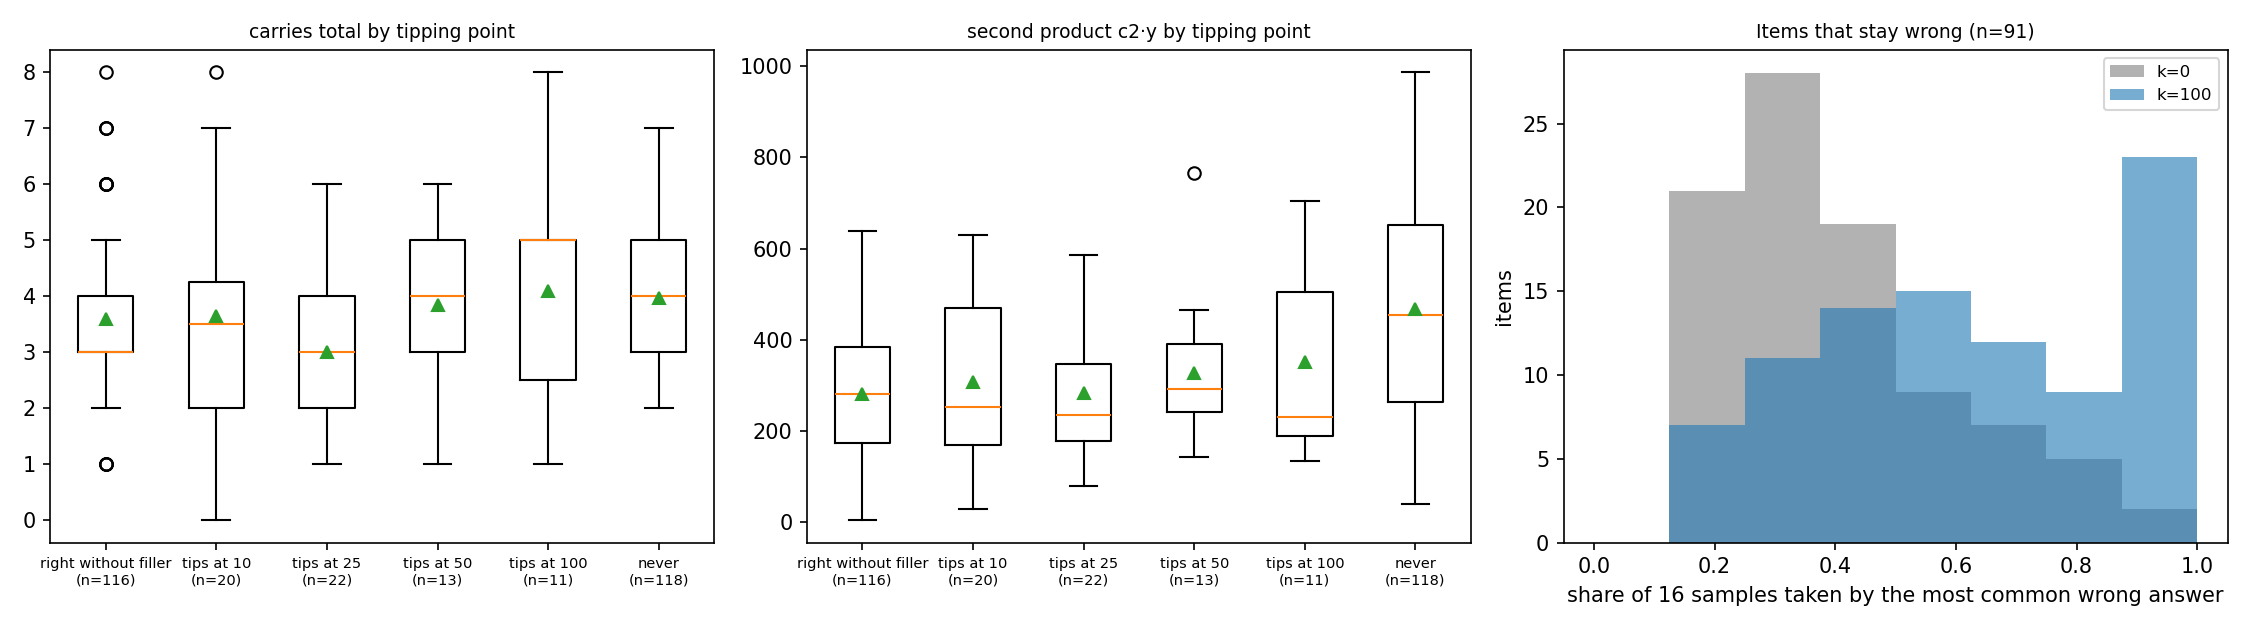

Source code (Python):
"""Follow-up: (1) does an item's tipping point track arithmetic difficulty? (2) do items that stay
wrong give the same wrong answer every time?  Existing data only, no API calls.

Run: python scripts/followup_tipping.py
Tipping point = smallest filler length k in (0, 10, 25, 50, 100) at which the item's pass rate
(16 samples, T=1) is >= 75%; "never" if none. The 81 items not in the dose-response run were at
>= 15/16 at both k=0 and k=100 and count as tipping at 0.
Chain: x -> c1*x -> y = c1*x +/- k1 -> c2*y -> z = c2*y +/- k2.
Writes data/results/followup_tipping.json and scripts/followup_tipping.png.
"""
import json
import re
from collections import Counter
from pathlib import Path

import matplotlib
matplotlib.use("Agg")
import matplotlib.pyplot as plt
import numpy as np
import pandas as pd
from scipy.stats import kruskal, mannwhitneyu, spearmanr

ROOT = Path(__file__).resolve().parents[1]
RES = ROOT / "data" / "results"
COEF = {"twice": 2, "three times": 3}
EXPR = re.compile(r"^(.+) the number for (\w+) (plus|minus) (\d+)$")
KS = [0, 10, 25, 50, 100]
out = {}


def mul_carries(a, c):
    n = carry = 0
    while a:
        carry = (a % 10 * c + carry) // 10
        n += carry > 0
        a //= 10
    return n


def addsub_carries(a, b, op):
    n = carry = 0
    while a or b:
        da, db = a % 10, b % 10
        carry = int(da + db + carry >= 10) if op == "plus" else int(da - db - carry < 0)
        n += carry
        a, b = a // 10, b // 10
    return n


items = {it["idx"]: it for it in map(json.loads, open(ROOT / "data/tasks/eval.jsonl")) if it["idx"] < 300}
feat = []
for i, it in items.items():
    w, ref, op1, k1 = EXPR.match(dict(map(tuple, it["definitions"]))[it["queried_term"]]).groups()
    c1, k1, ch, c2, op2, k2 = COEF[w], int(k1), it["chain"], it["coefficient"], it["operation"], it["constant"]
    carries = [mul_carries(ch["x"], c1), addsub_carries(ch["c1x"], k1, op1), mul_carries(ch["y"], c2), addsub_carries(ch["c2y"], k2, op2)]
    feat.append({"idx": i, "carries total": sum(carries), "carries, first hop": carries[0] + carries[1], "carries, second hop": carries[2] + carries[3],
                 "digits in y": len(str(ch["y"])), "digits in answer": len(str(ch["answer"])), "first product c1·x": ch["c1x"],
                 "second product c2·y": ch["c2y"], "c1 = 3": int(c1 == 3), "c2 = 3": int(c2 == 3),
                 "subtractions": int(op1 == "minus") + int(op2 == "minus"), "x": ch["x"], "y": ch["y"]})
feat = pd.DataFrame(feat).set_index("idx")
FEATURES = [c for c in feat.columns]

p3 = pd.DataFrame(json.loads(l) for l in open(RES / "phase3_M300.jsonl"))
p3 = p3[p3.cond.isin(["k0_T1.0", "F_T1.0"])].assign(k=lambda d: np.where(d.cond == "k0_T1.0", 0, 100))
dose = pd.DataFrame(json.loads(l) for l in open(RES / "followup_dose.jsonl"))
allk = pd.concat([p3[["idx", "k", "sample", "parsed", "answer", "correct"]], dose[["idx", "k", "sample", "parsed", "answer", "correct"]]])
rate = allk.pivot_table(index="idx", columns="k", values="correct", aggfunc="mean")
for k in (10, 25, 50):  # items skipped in the dose run were at ceiling at both ends
    rate[k] = rate[k].fillna(1.0)
rate = rate[KS]
tip = rate.apply(lambda r: next((k for k in KS if r[k] >= 0.75), np.inf), axis=1)
order = {0: 0, 10: 1, 25: 2, 50: 3, 100: 4, np.inf: 5}
d = feat.join(tip.rename("tip")).assign(rank=lambda x: x.tip.map(order))
labels = {0: "right without filler", 10: "tips at 10", 25: "tips at 25", 50: "tips at 50", 100: "tips at 100", np.inf: "never"}
d["group"] = d.tip.map(labels)
print("items by tipping point:", d.group.value_counts().reindex(labels.values()).to_dict())

# ---------------- 1. tipping point vs arithmetic difficulty ----------------
print("\n=== 1a. mean difficulty features by tipping point ===")
means = d.groupby("group")[FEATURES].mean().reindex(labels.values())
print(means.round(2).T.to_string())
out["feature_means_by_tip"] = means.round(3).to_dict("index")
out["counts"] = d.group.value_counts().to_dict()

print("\n=== 1b. Spearman correlation of each feature with the tipping rank ===")
wrong0 = d[d["rank"] >= 1]                 # not right without filler
flippers = d[(d["rank"] >= 1) & (d["rank"] <= 4)]  # tip at some filler length
out["spearman"] = {}
print(f"{'feature':24s} {'all 300 (0..never)':>22s} {'wrong at k=0: tip k..never':>28s} {'flippers only: tip k':>22s} {'flip vs never (MWU p)':>22s}")
for f in FEATURES:
    r_all, r_w, r_f = spearmanr(d[f], d["rank"]), spearmanr(wrong0[f], wrong0["rank"]), spearmanr(flippers[f], flippers["rank"])
    mw = mannwhitneyu(flippers[f], d[d["rank"] == 5][f])
    out["spearman"][f] = {"all": [float(r_all[0]), float(r_all[1])], "wrong_at_k0": [float(r_w[0]), float(r_w[1])],
                          "flippers": [float(r_f[0]), float(r_f[1])], "flip_vs_never_p": float(mw.pvalue),
                          "mean_flippers": float(flippers[f].mean()), "mean_never": float(d[d["rank"] == 5][f].mean())}
    print(f"{f:24s} {r_all[0]:+.2f} (p={r_all[1]:.2g}){'':6s} {r_w[0]:+.2f} (p={r_w[1]:.2g}){'':10s} {r_f[0]:+.2f} (p={r_f[1]:.2g}){'':6s} {mw.pvalue:.2g}")
print(f"n: all {len(d)}, wrong at k=0 {len(wrong0)}, flippers {len(flippers)}, never {int((d['rank'] == 5).sum())}")

# how much of the outcome do the features explain? (cross-validated logistic-free check: rank regression R^2)
def r2(sub, y):
    X = np.column_stack([np.ones(len(sub))] + [(sub[f] - sub[f].mean()) / (sub[f].std() + 1e-9) for f in FEATURES if f not in ("x", "y")])
    beta = np.linalg.lstsq(X, y, rcond=None)[0]
    res = y - X @ beta
    n, p = X.shape
    return 1 - (res.var() * n / (n - p)) / y.var()


out["adj_r2"] = {"right_without_filler_all_items": float(r2(d, (d["rank"] == 0).astype(float).values)),
                 "ever_flips_among_wrong_at_k0": float(r2(wrong0, (wrong0["rank"] <= 4).astype(float).values)),
                 "tip_rank_among_flippers": float(r2(flippers, flippers["rank"].astype(float).values))}
print("\nadjusted R^2 of a linear model on all difficulty features:", {k: round(v, 3) for k, v in out["adj_r2"].items()})

# ---------------- 2. do stay-wrong items repeat the same wrong answer? ----------------
print("\n=== 2. items that stay wrong: is it the same wrong answer every time? ===")
allk["ans"] = allk.parsed.where(allk.parsed.notna(), -10**9)
stay = rate[(rate[0] <= 0.25) & (rate[100] <= 0.25)].index  # same definition as before (n=91)


def top_wrong(g):
    truth = g.answer.iloc[0]
    c = Counter(a for a in g.ans if a != truth)
    a, n = c.most_common(1)[0] if c else (None, 0)
    return pd.Series({"top": a, "share": n / len(g), "distinct": g.ans.nunique()})


tw = allk[allk.idx.isin(stay)].groupby(["idx", "k"]).apply(top_wrong).unstack("k")
out["stay_wrong"] = {"n": int(len(stay)), "by_k": {}}
print(f"{len(stay)} items. Share of the 16 samples taken by the most common wrong answer:")
for k in KS:
    s = tw["share"][k].astype(float)
    out["stay_wrong"]["by_k"][k] = {"mean_share": float(s.mean()), "ge_75": float((s >= 0.75).mean()), "ge_50": float((s >= 0.5).mean()),
                                    "le_25": float((s <= 0.25).mean()), "mean_distinct": float(tw["distinct"][k].astype(float).mean())}
    print(f"  k={k:3d}: mean {s.mean():.0%} | items where it is >= 75% of samples: {(s >= 0.75).mean():.0%} | >= 50%: {(s >= 0.5).mean():.0%} | "
          f"<= 25%: {(s <= 0.25).mean():.0%} | distinct answers {tw['distinct'][k].astype(float).mean():.1f}")
det = tw[tw["share"][100].astype(float) >= 0.75]
print(f"\n{len(det)} items give one wrong answer in >= 75% of samples at k=100. For those:")
same = {k: float((det["top"][k] == det["top"][100]).mean()) for k in (0, 10, 25, 50)}
print("  that answer is also the most common wrong answer at k =", {k: f"{v:.0%}" for k, v in same.items()})
share_at = {k: float(np.mean([(allk[(allk.idx == i) & (allk.k == k)].ans == det["top"][100][i]).mean() for i in det.index])) for k in (0, 10, 25, 50)}
print("  mean share of samples equal to that answer at k =", {k: f"{v:.0%}" for k, v in share_at.items()})
out["stay_wrong"]["deterministic_at_100"] = {"n": int(len(det)), "same_top_at_k": same, "mean_share_of_that_answer_at_k": share_at}


def story(a, it):
    """Simple single-mistake explanations for a wrong answer."""
    w, ref, op1, k1 = EXPR.match(dict(map(tuple, it["definitions"]))[it["queried_term"]]).groups()
    c1, k1, x, y = COEF[w], int(k1), it["chain"]["x"], it["chain"]["y"]
    c2, op2, k2 = it["coefficient"], it["operation"], it["constant"]
    ap = lambda c, op, k, v: c * v + k if op == "plus" else c * v - k
    fl = lambda op: "minus" if op == "plus" else "plus"
    if a in it["rivals"].values():
        return "binding"
    ys = {ap(c1, fl(op1), k1, x), c1 * x} | {ap(c, op1, k1, x) for c in (2, 3) if c != c1}
    if a in {ap(c2, op2, k2, v) for v in ys} | {ap(c2, fl(op2), k2, y), c2 * y, y} | {ap(c, op2, k2, y) for c in (2, 3) if c != c2}:
        return "structural (sign / coefficient / dropped step)"
    return "near miss, same parity as the answer" if (a - it["answer"]) % 2 == 0 else "near miss, other parity"


st = Counter(story(int(det["top"][100][i]), items[i]) for i in det.index)
errs = [int(det["top"][100][i]) - items[i]["answer"] for i in det.index]
print("  what the repeated wrong answer is:", dict(st))
print(f"  its distance from the truth: median {np.median(np.abs(errs)):.0f}, quartiles {np.percentile(np.abs(errs), [25, 75]).astype(int).tolist()}; "
      f"below the truth in {np.mean(np.array(errs) < 0):.0%}")
out["stay_wrong"]["deterministic_at_100"].update({"stories": dict(st), "median_abs_error": float(np.median(np.abs(errs)))})

# reference: how consistent is the RIGHT answer on items that flip?
flip = rate[(rate[100] - rate[0]) >= 0.5].index
print(f"reference, {len(flip)} flip items at k=100: mean pass rate {rate.loc[flip, 100].mean():.0%}; "
      f"items with >= 75% right: {(rate.loc[flip, 100] >= 0.75).mean():.0%}")
json.dump(out, open(RES / "followup_tipping.json", "w"), indent=1, default=str)

fig, axes = plt.subplots(1, 3, figsize=(15, 4.2))
order_l = list(labels.values())
for ax, f in zip(axes[:2], ["carries total", "second product c2·y"]):
    data = [d[d.group == g][f].values for g in order_l]
    ax.boxplot(data, showmeans=True)
    ax.set_xticks(range(1, len(order_l) + 1))
    ax.set_xticklabels([f"{g}\n(n={len(v)})" for g, v in zip(order_l, data)], fontsize=7)
    ax.set_title(f"{f} by tipping point", fontsize=9)
for k, c in zip([0, 100], ["C7", "C0"]):
    axes[2].hist(tw["share"][k].astype(float), bins=np.linspace(0, 1, 9), alpha=0.6, color=c, label=f"k={k}")
axes[2].set_xlabel("share of 16 samples taken by the most common wrong answer")
axes[2].set_ylabel("items")
axes[2].set_title(f"Items that stay wrong (n={len(stay)})", fontsize=9)
axes[2].legend(fontsize=8)
fig.tight_layout()
fig.savefig(Path(__file__).parent / "followup_tipping.png", dpi=150)

# ---------------- 1c. breakdown by the two multipliers (added after the first pass) ----------------
d["outcome"] = np.where(d["rank"] == 0, "right without filler", np.where(d["rank"] <= 4, "flips", "never"))
cols = ["right without filler", "flips", "never"]
t1 = pd.crosstab(d["c1 = 3"].map({0: "c1 = 2", 1: "c1 = 3"}), d.outcome)[cols]
by = d.join(rate).groupby(["c1 = 3", "c2 = 3"])[KS].mean().assign(n=d.groupby(["c1 = 3", "c2 = 3"]).size())
print("\n=== 1c. outcome by first-hop multiplier ===")
print(t1.to_string())
print("mean pass rate by (c1 = 3, c2 = 3) and filler length:")
print(by.round(2).to_string())
out["by_c1"] = t1.to_dict("index")
out["pass_rate_by_c1_c2"] = {f"c1={3 if a else 2},c2={3 if b else 2}": {str(k): float(v) for k, v in row.items()} for (a, b), row in by.iterrows()}
within = {}
for name, sub, g1, g2 in [("c1 = 3: flips vs never", d[d["c1 = 3"] == 1], "flips", "never"),
                          ("c1 = 2: right without filler vs flips", d[d["c1 = 3"] == 0], "right without filler", "flips")]:
    within[name] = {}
    print(f"within {name} (n = {(sub.outcome == g1).sum()} vs {(sub.outcome == g2).sum()}):")
    for f in ["carries total", "digits in y", "first product c1·x", "second product c2·y", "c2 = 3", "subtractions", "x"]:
        a, b = sub[sub.outcome == g1][f], sub[sub.outcome == g2][f]
        p = float(mannwhitneyu(a, b).pvalue)
        within[name][f] = {"mean_first": float(a.mean()), "mean_second": float(b.mean()), "p": p}
        print(f"  {f:22s} {a.mean():7.2f} vs {b.mean():7.2f} (MWU p={p:.2g})")
out["within_c1"] = within
json.dump(out, open(RES / "followup_tipping.json", "w"), indent=1, default=str)
